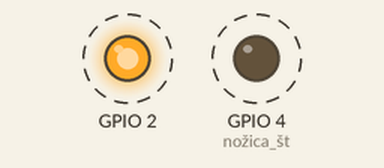
Recording of a program running on a simulated ESP32. Shown: output pins drawn as LEDs (lit = HIGH). Dashed ring = blinking.

Above: at 0.7 s.
Timing chart, 0 to 5.8 s (numbered marks = the images above):
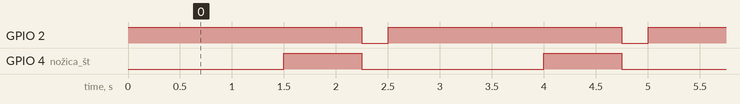

The program:

main.cpp
```cpp
#include <Arduino.h>

void setup() {
  // put your setup code here, to run once:
  // tu zapišemo kodo, ki se izvede le enkrat - nastavitve
  pinMode(2, OUTPUT);
  pinMode(4,OUTPUT); // nožica št. 2 bo delovala kot izhod
}

void loop() {
  // put your main code here, to run repeatedly:
  // tu zapišemo kodo, ki se ponavljajoče izvaja
  digitalWrite(2, HIGH); // na nožici 2 zapišemo visoko vrednost - LED zasveti
  delay(1500);
  digitalWrite(4, HIGH);
  delay(750); // zakasnitev izvedbe programa za specificiran čas v milisekundah, 1000 ms = 1 s
  digitalWrite(2, LOW); // na nožici 2 zapišemo nizko vrednost - LED ugasne
  digitalWrite(4, LOW);
  delay(250); // zakasnitev izvedbe programa za specificiran čas v milisekundah, 1000 ms = 1 s
}
```

Measured:
- by itself, GPIO 2: alternates HIGH for 2.3 s and LOW for 0.25 s
- by itself, GPIO 4 (nožica_št): alternates HIGH for 0.75 s and LOW for 1.8 s
- by itself, everything shown: repeats every 2.5 s, in 3 steps
